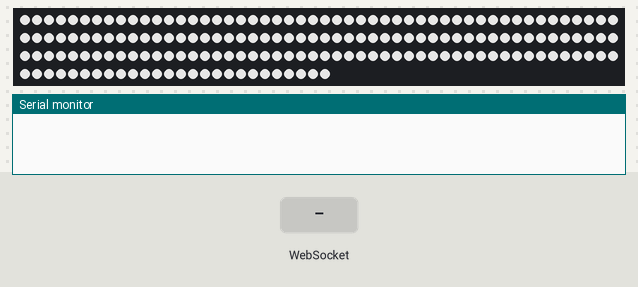
A sketch run on a simulated ESP32. Parts: 176 RGB LEDs in strip order, left to right, continuing on the next row, the last lines printed to the serial monitor. The test bench sets the inputs (shaded band). Dim RGB values are drawn brighter than linear; WiFi joins after 1.5 s; servers stay silent unless stated.

Above: at 0.1 s.
At 2.6 s:
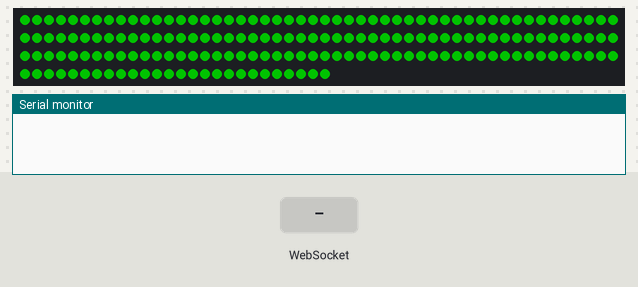
4.3 s: WebSocket text "pedal:on" received
At 6.7 s:
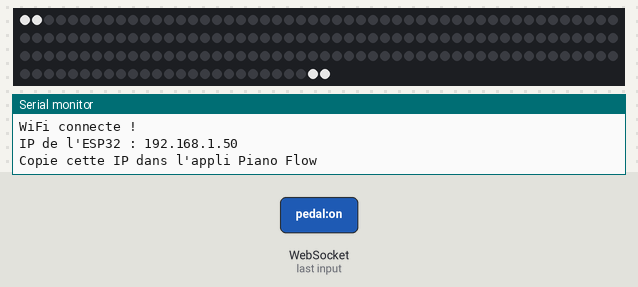
7.0 s: WebSocket text "clear" received
Timing chart, 0 to 10.0 s (numbered marks = the images above; inputs shaded):
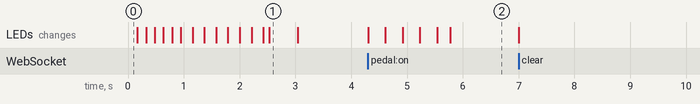

The sketch:

piano_led.ino
```cpp
#include <WiFi.h>
#include <WebSocketsServer.h>
#include <FastLED.h>

// ============================================================
//  MODIFIE CES DEUX LIGNES AVEC TON WIFI
// ============================================================
const char* WIFI_SSID     = "TON_WIFI";
const char* WIFI_PASSWORD = "TON_MOT_DE_PASSE";

// ============================================================
//  RUBAN LED — ajuste NUM_LEDS selon la longueur que tu as coupée
// ============================================================
#define LED_PIN     4
#define NUM_LEDS    176      // <- adapte à ta coupe réelle
#define BRIGHTNESS  180

// Piano 88 touches
#define MIDI_MIN    21       // La0
#define NUM_KEYS    88
#define NUM_WHITES  52       // touches blanches d'un piano 88 touches

CRGB leds[NUM_LEDS];
WebSocketsServer webSocket(81);

bool pedalActive = false;

// ---- Détecte si une note MIDI est une touche noire ----
bool isBlackKey(int midi) {
  int pc = midi % 12;
  return pc == 1 || pc == 3 || pc == 6 || pc == 8 || pc == 10;
}

// ---- Calcule la position réelle sur le ruban et allume la note ----
void setNote(int midi, uint8_t r, uint8_t g, uint8_t b) {
  if (midi < MIDI_MIN || midi > MIDI_MIN + NUM_KEYS - 1) return;

  int w = 0; // nombre de touches blanches avant cette note
  for (int m = MIDI_MIN; m < midi; m++) if (!isBlackKey(m)) w++;

  float pos = isBlackKey(midi) ? (w - 0.5f) : (float)w;
  int idx = (int)(pos / (NUM_WHITES - 1) * (NUM_LEDS - 1));
  if (idx < 0) idx = 0;
  if (idx >= NUM_LEDS) idx = NUM_LEDS - 1;

  // Teinte violette pour les touches noires (sauf hit/wrong)
  bool isRightColor = (r == 0   && g == 220 && b == 255); // cyan = main droite
  bool isLeftColor  = (r == 255 && g == 200 && b ==   0); // doré = main gauche

  if (isBlackKey(midi) && (isRightColor || isLeftColor)) {
    if (isRightColor) { r = 150; g = 60;  b = 255; }  // violet clair (droite, noire)
    else               { r = 130; g = 20;  b = 200; }  // violet foncé (gauche, noire)
  }

  leds[idx] = CRGB(r, g, b);
  if (idx + 1 < NUM_LEDS) leds[idx + 1] = CRGB(r, g, b);
  FastLED.show();
}

void clearAll() {
  fill_solid(leds, NUM_LEDS, CRGB::Black);
  pedalActive = false;
  FastLED.show();
}

// ---- Pédale : allume les deux extrémités du ruban en blanc ----
#define PEDAL_COLOR CRGB(255, 255, 255)

void setPedal(bool on) {
  pedalActive = on;
  CRGB c = on ? PEDAL_COLOR : CRGB::Black;
  leds[0] = c;
  leds[1] = c;
  leds[NUM_LEDS - 1] = c;
  leds[NUM_LEDS - 2] = c;
  FastLED.show();
}

// Format des messages reçus :
//   "on:60:R"  "on:48:L"  "on:60:hit"  "off:60"  "clear"
//   "pedal:on" "pedal:off"
void handleMessage(String m) {
  if (m == "clear")     { clearAll();      return; }
  if (m == "pedal:on")  { setPedal(true);  return; }
  if (m == "pedal:off") { setPedal(false); return; }

  int p1 = m.indexOf(':');
  if (p1 < 0) return;
  String cmd = m.substring(0, p1);

  if (cmd == "off") {
    int midi = m.substring(p1 + 1).toInt();
    setNote(midi, 0, 0, 0);
    return;
  }

  if (cmd == "on") {
    int p2 = m.indexOf(':', p1 + 1);
    int midi = m.substring(p1 + 1, p2 > 0 ? p2 : m.length()).toInt();
    String param = p2 > 0 ? m.substring(p2 + 1) : "R";

    if      (param == "hit")   setNote(midi,  50, 255, 120); // vert
    else if (param == "wrong") setNote(midi, 255,  50,  80); // rouge
    else if (param == "L")     setNote(midi, 255, 200,   0); // doré (gauche)
    else                       setNote(midi,   0, 220, 255); // cyan (droite)
  }
}

void onEvent(uint8_t client, WStype_t type, uint8_t* payload, size_t length) {
  if (type == WStype_CONNECTED) {
    // balayage arc-en-ciel de confirmation
    for (int i = 0; i < NUM_LEDS; i++) {
      leds[i] = CHSV(i * 256 / NUM_LEDS, 255, 200);
      if (i > 0) leds[i - 1] = CRGB::Black;
      FastLED.show();
      delay(3);
    }
    clearAll();
  } else if (type == WStype_DISCONNECTED) {
    clearAll();
  } else if (type == WStype_TEXT) {
    handleMessage(String((char*)payload));
  }
}

void setup() {
  Serial.begin(115200);
  FastLED.addLeds<WS2812B, LED_PIN, GRB>(leds, NUM_LEDS);
  FastLED.setBrightness(BRIGHTNESS);
  clearAll();

  // 3 flashs blancs au démarrage
  for (int i = 0; i < 3; i++) {
    fill_solid(leds, NUM_LEDS, CRGB::White);
    FastLED.show(); delay(150);
    clearAll();     delay(150);
  }

  // Connexion WiFi (LEDs jaunes qui défilent pendant la recherche)
  WiFi.begin(WIFI_SSID, WIFI_PASSWORD);
  int d = 0;
  while (WiFi.status() != WL_CONNECTED) {
    leds[d % NUM_LEDS] = CRGB(255, 180, 0);
    FastLED.show(); delay(100);
    leds[d % NUM_LEDS] = CRGB::Black;
    d++;
  }

  // Flash vert = connecté
  fill_solid(leds, NUM_LEDS, CRGB::Green);
  FastLED.show(); delay(500);
  clearAll();

  Serial.println();
  Serial.println("WiFi connecte !");
  Serial.print("IP de l'ESP32 : ");
  Serial.println(WiFi.localIP());
  Serial.println("Copie cette IP dans l'appli Piano Flow");

  webSocket.begin();
  webSocket.onEvent(onEvent);
}

void loop() {
  webSocket.loop();
}
```

Measured:
- after the input at 4.3 s, the LEDs: first change at once (image 2 shows a later state)
- what the display in image 1 shows lasts 0.5 s, from 2.5 s to 3.0 s
